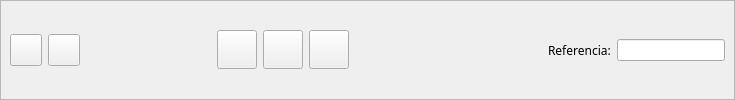
      <widget class="QFrame" name="frame_2" >
       <property name="frameShape" >
        <enum>QFrame::StyledPanel</enum>
       </property>
       <property name="frameShadow" >
        <enum>QFrame::Raised</enum>
       </property>
       <layout class="QHBoxLayout" >
        <property name="margin" >
         <number>9</number>
        </property>
        <property name="spacing" >
         <number>6</number>
        </property>
        <item>
         <widget class="QToolButton" name="mui_guardar" >
          <property name="sizePolicy" >
           <sizepolicy>
            <hsizetype>0</hsizetype>
            <vsizetype>0</vsizetype>
            <horstretch>0</horstretch>
            <verstretch>0</verstretch>
           </sizepolicy>
          </property>
          <property name="minimumSize" >
           <size>
            <width>32</width>
            <height>32</height>
           </size>
          </property>
          <property name="toolTip" >
           <string>Guardar</string>
          </property>
          <property name="whatsThis" >
           <string>Guardar</string>
          </property>
          <property name="text" >
           <string/>
          </property>
          <property name="icon" >
           <iconset resource="../../bulmages-recursos-graficos.qrc" >:/Genericos32x32/images/pendientes/i_save.xpm</iconset>
          </property>
          <property name="iconSize" >
           <size>
            <width>22</width>
            <height>22</height>
           </size>
          </property>
         </widget>
        </item>
        <item>
         <widget class="QToolButton" name="mui_borrar" >
          <property name="sizePolicy" >
           <sizepolicy>
            <hsizetype>0</hsizetype>
            <vsizetype>0</vsizetype>
            <horstretch>0</horstretch>
            <verstretch>0</verstretch>
           </sizepolicy>
          </property>
          <property name="minimumSize" >
           <size>
            <width>32</width>
            <height>32</height>
           </size>
          </property>
          <property name="toolTip" >
           <string>Borrar</string>
          </property>
          <property name="whatsThis" >
           <string>Borrar</string>
          </property>
          <property name="text" >
           <string/>
          </property>
          <property name="icon" >
           <iconset resource="../../bulmages-recursos-graficos.qrc" >:/Genericos32x32/images/pendientes/i_editDelete.png</iconset>
          </property>
          <property name="iconSize" >
           <size>
            <width>22</width>
            <height>22</height>
           </size>
          </property>
         </widget>
        </item>
        <item>
         <spacer>
          <property name="orientation" >
           <enum>Qt::Horizontal</enum>
          </property>
          <property name="sizeType" >
           <enum>QSizePolicy::Expanding</enum>
          </property>
          <property name="sizeHint" >
           <size>
            <width>131</width>
            <height>36</height>
           </size>
          </property>
         </spacer>
        </item>
        <item>
         <widget class="QToolButton" name="mui_verpedidosproveedor" >
          <property name="sizePolicy" >
           <sizepolicy>
            <hsizetype>0</hsizetype>
            <vsizetype>0</vsizetype>
            <horstretch>0</horstretch>
            <verstretch>0</verstretch>
           </sizepolicy>
          </property>
          <property name="minimumSize" >
           <size>
            <width>32</width>
            <height>32</height>
           </size>
          </property>
          <property name="toolTip" >
           <string>Ver pedidos de proveedor</string>
          </property>
          <property name="whatsThis" >
           <string>Ver pedidos de proveedor</string>
          </property>
          <property name="text" >
           <string/>
          </property>
          <property name="icon" >
           <iconset resource="../../bulmages-recursos-graficos.qrc" >:/Bulmafact48x48/images/png/48x48/i_bulmages_compras_pedidos.48x48.png</iconset>
          </property>
          <property name="iconSize" >
           <size>
            <width>32</width>
            <height>32</height>
           </size>
          </property>
         </widget>
        </item>
        <item>
         <widget class="QToolButton" name="mui_facturar" >
          <property name="sizePolicy" >
           <sizepolicy>
            <hsizetype>0</hsizetype>
            <vsizetype>0</vsizetype>
            <horstretch>0</horstretch>
            <verstretch>0</verstretch>
           </sizepolicy>
          </property>
          <property name="minimumSize" >
           <size>
            <width>32</width>
            <height>32</height>
           </size>
          </property>
          <property name="toolTip" >
           <string>Pasar a Factura</string>
          </property>
          <property name="whatsThis" >
           <string>Pasar a Factura</string>
          </property>
          <property name="text" >
           <string/>
          </property>
          <property name="icon" >
           <iconset resource="../../bulmages-recursos-graficos.qrc" >:/Bulmafact48x48/images/png/48x48/i_bulmages_compras_facturas.48x48.png</iconset>
          </property>
          <property name="iconSize" >
           <size>
            <width>32</width>
            <height>32</height>
           </size>
          </property>
         </widget>
        </item>
        <item>
         <widget class="QToolButton" name="mui_pagar" >
          <property name="sizePolicy" >
           <sizepolicy>
            <hsizetype>0</hsizetype>
            <vsizetype>0</vsizetype>
            <horstretch>0</horstretch>
            <verstretch>0</verstretch>
           </sizepolicy>
          </property>
          <property name="minimumSize" >
           <size>
            <width>32</width>
            <height>32</height>
           </size>
          </property>
          <property name="toolTip" >
           <string>Pasar a factura</string>
          </property>
          <property name="whatsThis" >
           <string>Pasar a factura</string>
          </property>
          <property name="text" >
           <string/>
          </property>
          <property name="icon" >
           <iconset resource="../../bulmages-recursos-graficos.qrc" >:/Bulmafact48x48/images/png/48x48/i_bulmages_pagos.48x48.png</iconset>
          </property>
          <property name="iconSize" >
           <size>
            <width>32</width>
            <height>32</height>
           </size>
          </property>
         </widget>
        </item>
        <item>
         <spacer>
          <property name="orientation" >
           <enum>Qt::Horizontal</enum>
          </property>
          <property name="sizeType" >
           <enum>QSizePolicy::Expanding</enum>
          </property>
          <property name="sizeHint" >
           <size>
            <width>193</width>
            <height>21</height>
           </size>
          </property>
         </spacer>
        </item>
        <item>
         <widget class="QLabel" name="label" >
          <property name="font" >
           <font>
            <family>Sans Serif</family>
            <pointsize>9</pointsize>
            <weight>50</weight>
            <italic>false</italic>
            <bold>false</bold>
            <underline>false</underline>
            <strikeout>false</strikeout>
           </font>
          </property>
          <property name="text" >
           <string>Referencia:</string>
          </property>
         </widget>
        </item>
        <item>
         <widget class="BusquedaReferencia" name="m_refalbaranp" >
          <property name="minimumSize" >
           <size>
            <width>100</width>
            <height>0</height>
           </size>
          </property>
         </widget>
        </item>
       </layout>
      </widget>
